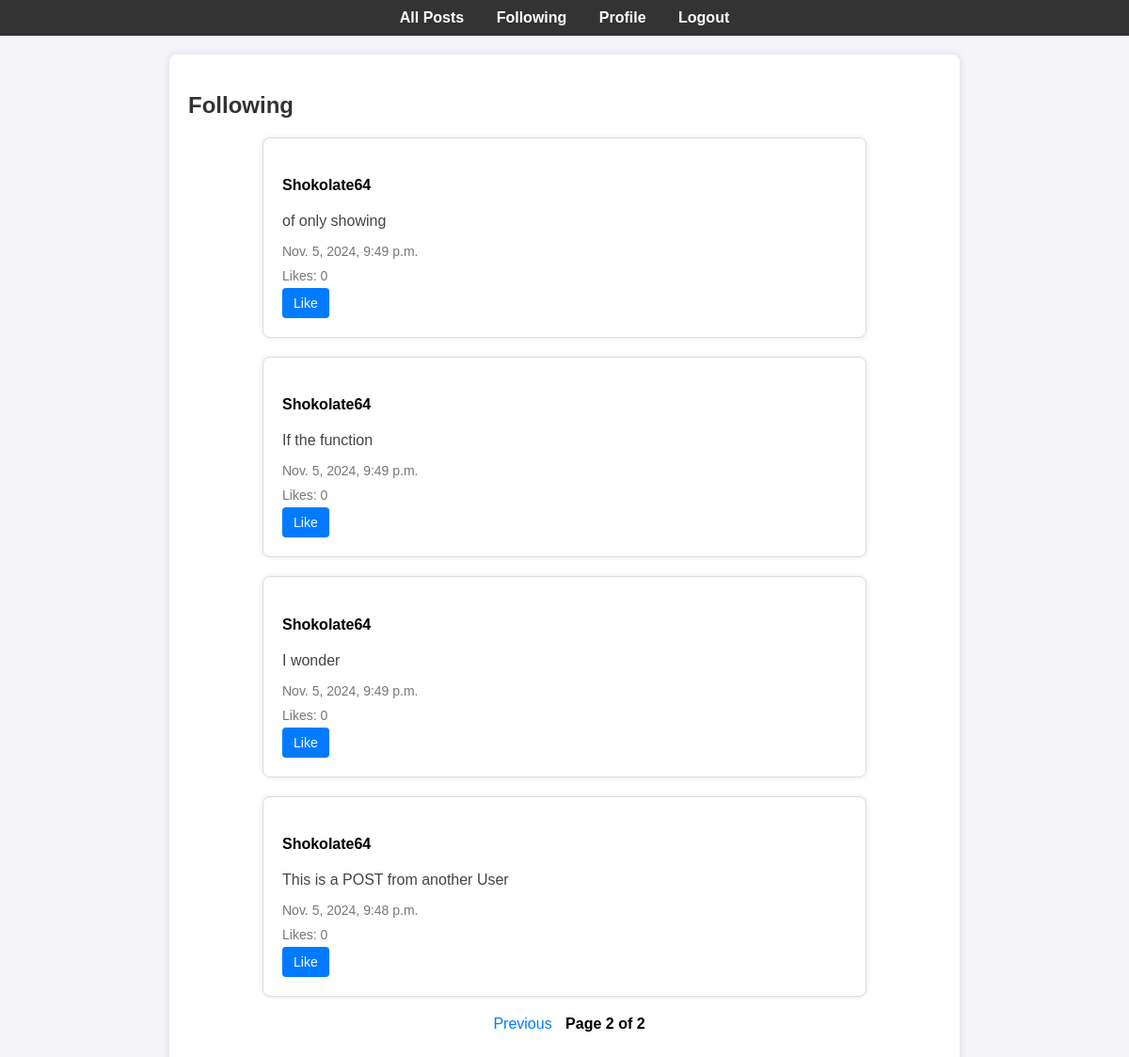
The page /following?page=2 (signed in) on the database its author committed.
### network/models.py (models this page shows, shortened)
class Post(models.Model):
    user = models.ForeignKey(User, on_delete=models.CASCADE, related_name="posts")
    content = models.TextField()
    timestamp = models.DateTimeField(auto_now_add=True)
    likes = models.ManyToManyField(User, blank=True, related_name="liked_posts")

class User(AbstractUser):
    pass

### network/views.py (the view)
# urls.py: path("following", views.following, name="following"),
@login_required
def following(request):
    following_users = request.user.following.values_list('followed_user', flat=True)
    posts = Post.objects.filter(user__in=following_users).order_by("-timestamp")
    paginator = Paginator(posts, 10)
    page_number = request.GET.get("page")
    page_obj = paginator.get_page(page_number)
    return render(request, "network/following.html", {"page_obj": page_obj})

### network/templates/network/following.html (shortened to what this page needs)
{% extends "network/layout.html" %}
{% block content %}
<h2>Following</h2>
{% for post in page_obj %}
    <div class="post-container">
        <h4 class="post-username"><a href="{% url 'profile' post.user.id %}" class="user-link">{{ post.user.username }}</a></h4>
        <div class="post-content" id="post-content-{{ post.id }}">{{ post.content }}</div>
        <small class="post-timestamp">{{ post.timestamp }}</small>
        <p id="like-count-{{ post.id }}" class="post-likes">Likes: {{ post.likes.count }}</p>
        <button class="like-button" data-post-id="{{ post.id }}">
            {% if user in post.likes.all %}
                Unlike
            {% else %}
                Like
            {% endif %}
    </div>
{% endfor %}
<div class="pagination">
    {% if page_obj.has_previous %}
        <a href="?page={{ page_obj.previous_page_number }}">Previous</a>
    {% endif %}
    <span>Page {{ page_obj.number }} of {{ page_obj.paginator.num_pages }}</span>
</div>
{% endblock %}

### network/static/network/styles.css (style rules this page uses)
body { font-family: Arial, sans-serif; background-color: #f4f4f9; margin: 0; padding: 0; }
h2 { color: #333; }
small { color: #888; }
button, .like-button { background-color: #007bff; color: #fff; border: none; border-radius: 4px; padding: 8px 12px; cursor: pointer; font-size: 14px; }
.pagination { text-align: center; margin: 20px 0; }
.pagination a { margin: 0 10px; color: #007bff; text-decoration: none; }
.pagination span { font-weight: bold; }
.post-container { max-width: 600px; margin: 20px auto; padding: 20px; background-color: #fff; border: 1px solid #ddd; border-radius: 8px; box-shadow: 0 0 5px rgba(0, 0, 0, 0.1); display: flex; flex-direction: column; align-items: flex-start; text-align: left; }
.post-username { font-weight: bold; color: #333; margin-bottom: 10px; }
.post-content { font-size: 16px; color: #444; margin: 10px 0; align-self: flex-start; }
.post-timestamp, .post-likes { font-size: 14px; color: #777; margin: 5px 0; align-self: flex-start; }
.edit-button, .like-button { padding: 8px 12px; background-color: #007bff; color: #fff; border: none; border-radius: 4px; font-size: 14px; cursor: pointer; transition: background-color 0.3s; }
.user-link { color: black; text-decoration: none; font-weight: bold; }

### rows shown on the page
Post: user.username "Shokolate64", content "of only showing", timestamp "Nov. 5, 2024, 9:49 p.m.", likes.count "0", shows "Like"
Post: user.username "Shokolate64", content "If the function", timestamp "Nov. 5, 2024, 9:49 p.m.", likes.count "0", shows "Like"
Post: user.username "Shokolate64", content "I wonder", timestamp "Nov. 5, 2024, 9:49 p.m.", likes.count "0", shows "Like"
Post: user.username "Shokolate64", content "This is a POST from another User", timestamp "Nov. 5, 2024, 9:48 p.m.", likes.count "0", shows "Like"

### other values the page prints
{{ page_obj.number }} "2"
{{ page_obj.paginator.num_pages }} "2"
